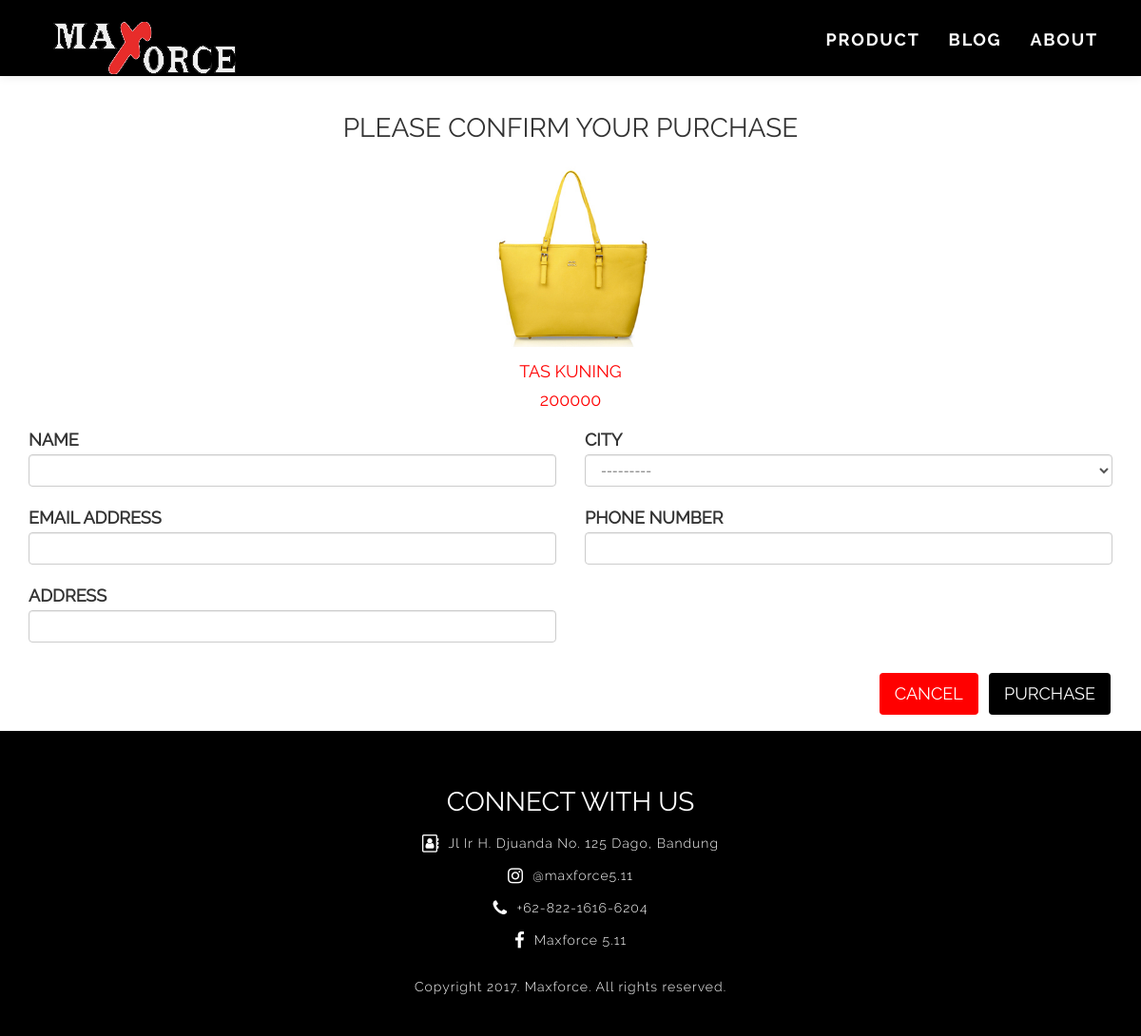
Screenshot of /products/4/confirm/ with the database file from the repository.
### shop/models.py (models this page shows)
class Product(models.Model):
    name = models.CharField(max_length=50)
    price = models.IntegerField(default=0)
    quantity = models.IntegerField(default=0)
    sold = models.IntegerField(default=0)
    description = models.CharField(max_length=200)
    photo = models.ImageField(upload_to='products', default='products/none.jpg')
    created_at = models.DateTimeField(auto_now_add=True)
    updated_at = models.DateTimeField(auto_now=True)

### shop/views.py (the view)
# urls.py: url(r'^products/(?P<pk>[0-9]+)/confirm/$', views.confirm, name='confirm'),
def confirm(request, pk):
    if request.method == 'POST':
        form = ProductOrderForm(request.POST)
        order = form.save()
        send_email(order)
        return HttpResponseRedirect(reverse('shop:thanks') + '?email=' + form.cleaned_data['email'])
    else:
        product = Product.objects.get(pk=pk)
        form = ProductOrderForm(initial={'product': product})
    return render(request, 'shop/confirm.html', { 'form': form, 'product' : product})

### shop/models.py
class ProductOrderForm(ModelForm):
    class Meta:
        model = ProductOrder
        fields = ['product', 'name', 'city', 'email', 'phone_number', 'address']
        widgets = {
            'name': TextInput(attrs={'class': 'form-control'}),
            'product': HiddenInput(),
            'city': Select(attrs={'class': 'form-control'}),
            'address': TextInput(attrs={'class': 'form-control'}),
            'email': TextInput(attrs={'class': 'form-control'}),
            'phone_number': TextInput(attrs={'class': 'form-control'}),
        }

### shop/models.py (called while the page is built)
    def __str__(self):
        return self.name + ' - Rp' + str(self.delivery_price)

### shop/templates/shop/confirm.html (shortened to what this page needs)
{% extends 'shop/base.html' %}
{% load static %}
{% block content %}
<div class="container" style="margin-top: 100px">
  <div class="row">
    <h2 class="text-center">PLEASE CONFIRM YOUR PURCHASE<h2>
      <div class="col-xs-12">
        <div class="form-group text-center">
          <img src="{{ product.photo.url }}" class="confirm-photo">
          <h4 style="color: red">{{ product.name }}</h4>
          <h4 style="color: red">{{ product.price }}</h4>
        </div>
      </div>
      <form class="confirm-form" action="{% url 'shop:confirm' product.pk %}" method="POST">
        <div class="col-md-6">
          <div class="form-group">
            <label for="{{form.name.id_for_label}}">Name</label>
            {{ form.name }}
          </div>
          <div class="form-group">
            <label for="{{form.email.id_for_label}}">Email Address</label>
            {{ form.email }}
          </div>
          <div class="form-group">
            <label for="{{form.address.id_for_label}}">Address</label>
            {{ form.address }}
          </div>
        </div>
        <div class="col-md-6">
          <div class="form-group">
            <label for="{{form.city.id_for_label}}">City</label>
            {{ form.city }}
          </div>
          <div class="form-group">
            <label for="{{form.phone_number.id_for_label}}">Phone Number</label>
            {{ form.phone_number }}
          </div>
        </div>
        <div class="col-xs-12 text-right" style="margin-top: 15px; margin-bottom: 15px">
          <a href="{% url 'shop:product' product.pk %}" type="button" class="btn btn-default btn-lg text-white" style="background-color: red">
            CANCEL
          </a>
          <button type="submit" class="btn btn-default btn-lg text-white">
            PURCHASE
          </button>
        </div>
      </form>
  </div>
</div>
{% endblock %}

### shop/static/shop/css/maxforce.css (style rules this page uses)
.btn-default { border: 2px solid #fff; background-color: #000; }
.text-center { text-align: center; }
body { font-family: Raleway-Light; }
.text-white { color: #fff; }
h2 { font-family: Raleway-Regular; text-transform: uppercase; font-size: 28px; }
.confirm-photo { height: 200px; }
.confirm-form label { font-size: 18px; }

### rows the page displays
Product: photo (picture), name "TAS KUNING", price "200000"
